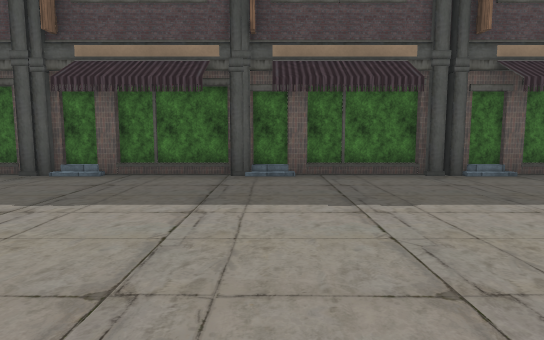
[1] (above)

16 first-person views from a walk through a 3-D level made in the Unity game engine. The camera is 1.3 m above the floor, tilts 6° down and sees 75° across. The floor is counted in squares, 2 m on a side. Each view is taken from the middle of a square. On the plan, view 1 faces up. The plan holds only what a view shows up to about 10 squares ahead; the rest is blank. The place goes on beyond the plan. The player character is not drawn. Some animated figures are left out. Some surface patterns are stand-ins.

[2]
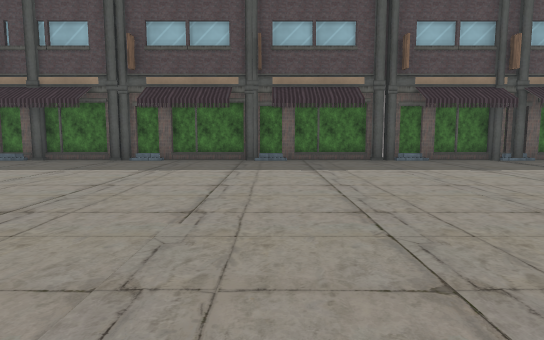

[3]
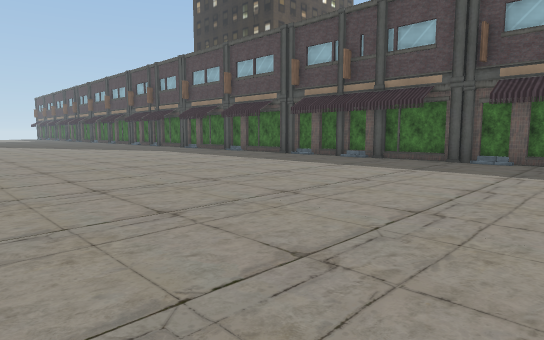

[4]
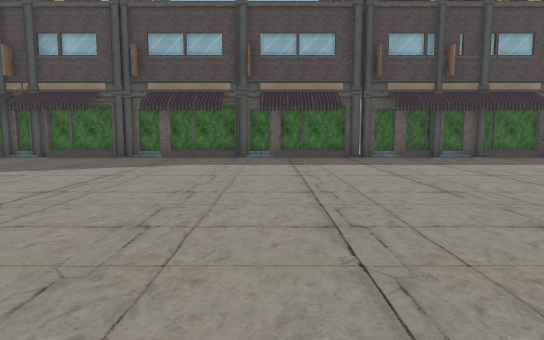

[5]
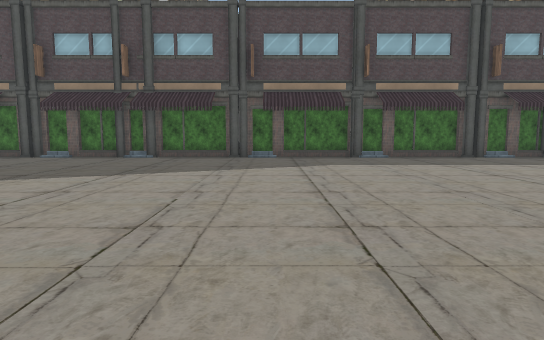

[6]
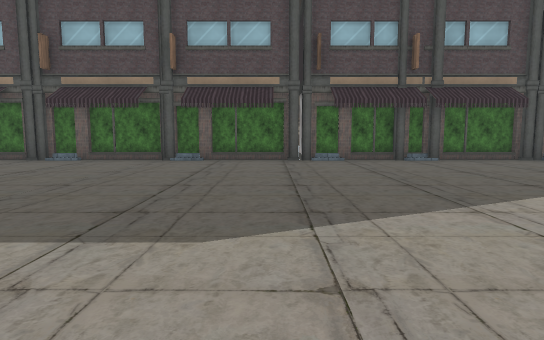

[7]
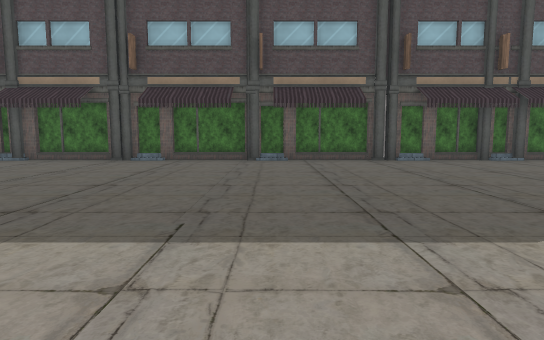

[8]
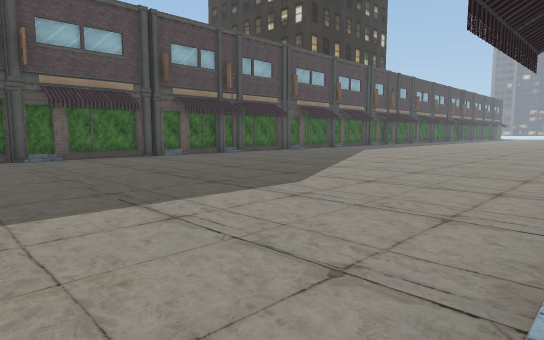

[9]
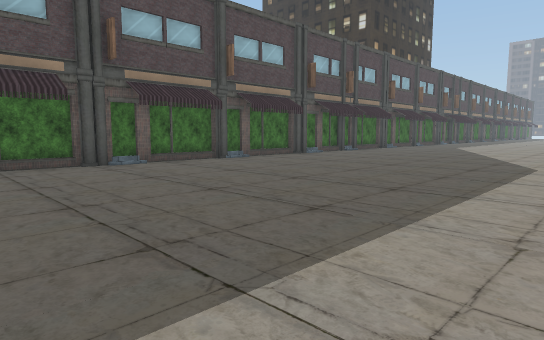

[10]
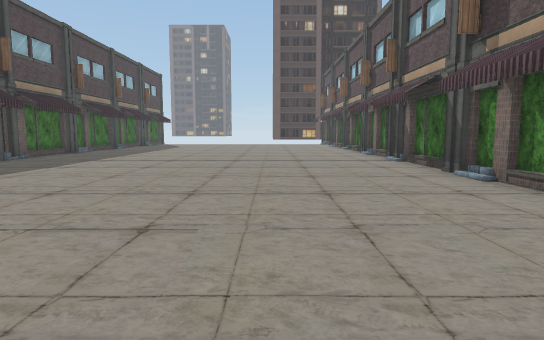

[11]
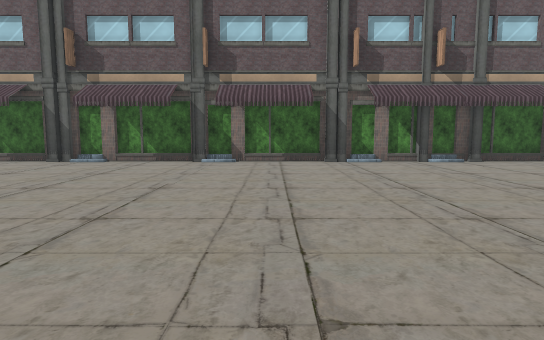

[12]
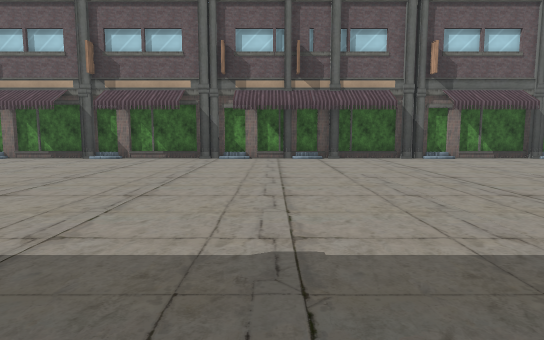

[13]
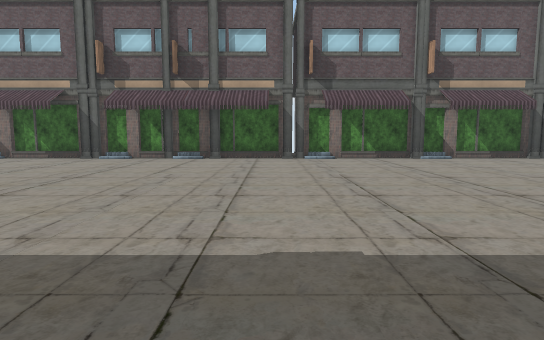

[14]
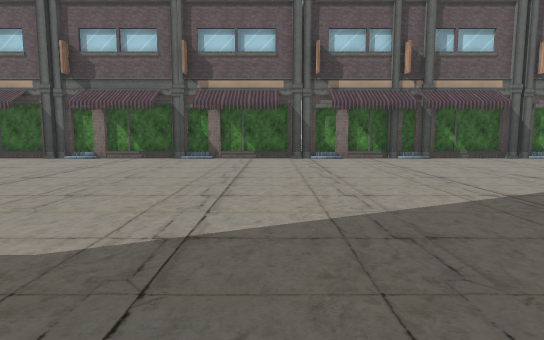

[15]
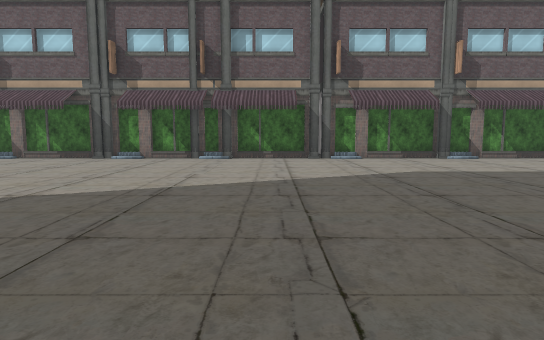

[16]
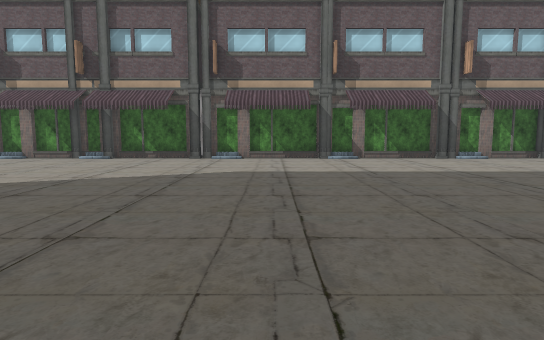

### Floor plan
Points are (right, up) in squares from view 1. A wall is a line through its corners. A room is listed if a view was taken in it or the views show most of it. See-through windows are left out.
Room 1 (views 1, 2, 3, 4, 5, 6, 7, 8, 9, 10, 11, 12, 13, 14, 15, 16)
walls: (-11.9, 5.5) (-14.8, 5.5); (-8.9, 5.5) (-11.6, 5.5); (-11.5, -4.1) (-9.4, -4.1); (-8.2, -4.1) (-4.6, -4.1); (-15, 5.5) (-17.1, 5.5); (-14.5, -4.1) (-12.4, -4.1); (-16.6, -4.1) (-15.4, -4.1); (-17.2, 5.5) (-20.1, 5.5); (-3.8, 5.5) (-8.4, 5.5); (-2.6, -4.1) (2.5, -4.1); (-20.5, 5.5) (-26.4, 5.5); (-0.6, 5.5) (-3.4, 5.5); (2.4, 5.5) (-0.4, 5.5); (-25.5, -4.1) (-20.5, -4.1); (-26.8, 5.5) (-29.5, 5.5); (-28.4, -4.1) (-27.6, -4.1); (7.1, 5.5) (2.9, 5.5)
objects: pillar (-29, -4); pillar (-29, 5); pillar (-27, -4); pillar (-27, 5); pillar (-26, -4); pillar (-26, 5); pillar (-24, 5); pillar (-23, -4); pillar (-23, 5); pillar (-21, 5); pillar (-20, -4); pillar (-20, 5); pillar (-18, -4); pillar (-18, 5); pillar (-17, -4); pillar (-17, 5); pillar (-15, -4); pillar (-15, 5); pillar (-12, -4); pillar (-12, 5); pillar (-9, -4); pillar (-9, 5); pillar (-8, -4); pillar (-7, -4); pillar (-7, 5); pillar (-6, 5); pillar (-5, -4); pillar (-4, -4); pillar (-4, 5); pillar (-3, -4); pillar (-3, 5); pillar (-1, 5); pillar (0, -4); pillar (0, 5); pillar (2, 5); pillar (3, -4); pillar (3, 5); pillar (5, -4); pillar (5, 5); pillar (6, -4); pillar (6, 5)

Where each view was taken, in squares from view 1:
view 1: 0 up, 0 right, facing up
view 2: 3 down, 0 right, facing up
view 3: 3 down, 1 left, facing up-left
view 4: 4 down, 11 left, facing up
view 5: 4 down, 14 left, facing up
view 6: 3 down, 21 left, facing up
view 7: 3 down, 23 left, facing up
view 8: 4 down, 25 left, facing up-right
view 9: 2 down, 29 left, facing up-right
view 10: 1 down, 3 left, facing right
view 11: 4 up, 2 left, facing down
view 12: 5 up, 5 left, facing down
view 13: 5 up, 8 left, facing down
view 14: 5 up, 14 left, facing down
view 15: 5 up, 19 left, facing down
view 16: 5 up, 22 left, facing down
